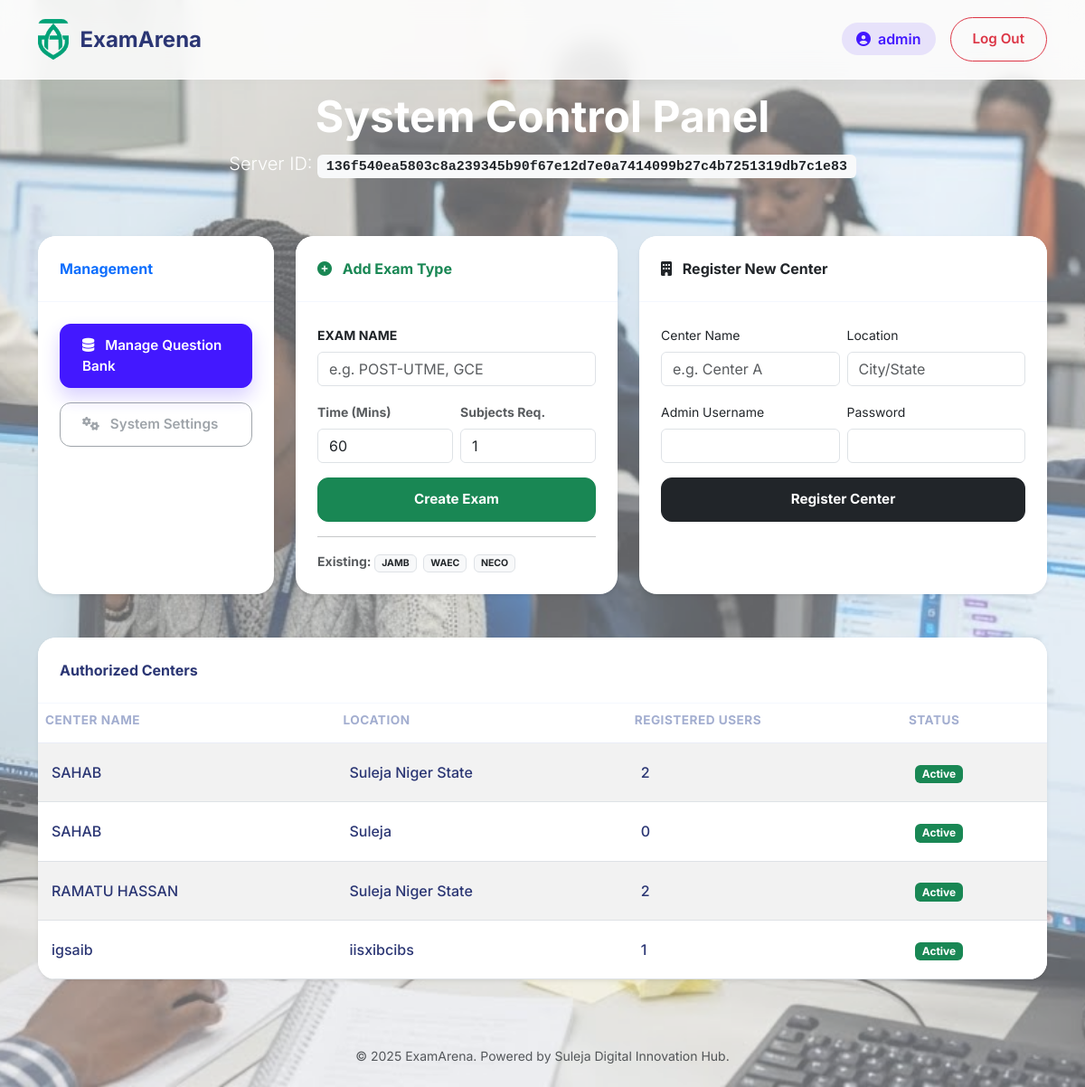
The page /super-admin/ (signed in) on the database as committed earlier.
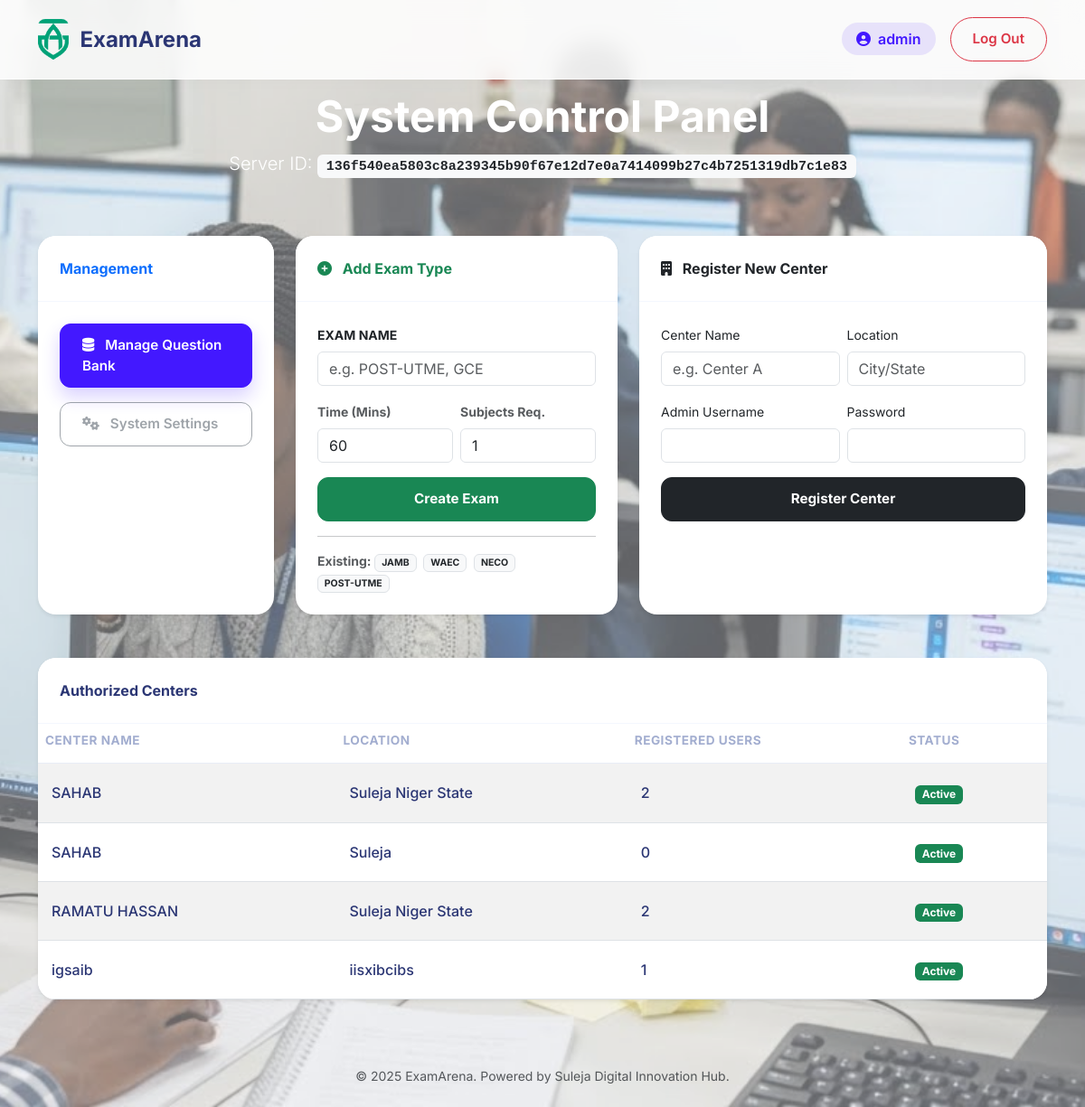
The same page on the database as committed later.
### src/app/models.py (models this page shows, shortened)
class User(db.Model):
    id = db.Column(db.Integer, primary_key=True)
    username = db.Column(db.String(80), unique=True, nullable=False)
    password_hash = db.Column(db.String(128))
    role = db.Column(db.String(20), default='student') # superadmin, centeradmin, student
    center_id = db.Column(db.Integer, db.ForeignKey('center.id'), nullable=True)
    is_writing = db.Column(db.Boolean, default=False)
    last_login = db.Column(db.DateTime)

class Exam(db.Model):
    id = db.Column(db.Integer, primary_key=True)
    name = db.Column(db.String(100), nullable=False) # JAMB, WAEC, NECO
    duration_minutes = db.Column(db.Integer, default=60)
    required_subjects = db.Column(db.Integer, default=1) # JAMB=4, others=1
    subjects = db.relationship('Subject', backref='exam', lazy=True)

class Center(db.Model):
    id = db.Column(db.Integer, primary_key=True)
    name = db.Column(db.String(100), nullable=False)
    location = db.Column(db.String(200))
    users = db.relationship('User', backref='center', lazy=True)

### src/app/controllers/super_admin.py (the view)
@bp.route('/')
def index():
    centers = Center.query.all()
    exams = Exam.query.all()
    hwid = get_hwid()
    return render_template('admin/super_dashboard.html', centers=centers, exams=exams, hwid=hwid)

### src/app/controllers/auth.py (called while the page is built)
def login_required(f):
    @wraps(f)
    def decorated_function(*args, **kwargs):
        if 'user_id' not in session:
            return redirect(url_for('auth.login'))
        return f(*args, **kwargs)
    return decorated_function

@bp.before_app_request
def load_logged_in_user():
    user_id = session.get('user_id')
    if user_id is None:
        g.user = None
    else:
        g.user = User.query.get(user_id)

### src/app/controllers/super_admin.py (called while the page is built)
@bp.before_request
@login_required
def restrict_to_local_server():
    if g.user.role != 'superadmin':
        return "Access Denied", 403

### src/app/utils/license.py (called while the page is built)
def get_hwid():
    system = platform.system()
    raw_id = platform.node()
    try:
        if system == "Windows":
            raw_id = subprocess.check_output('wmic csproduct get uuid').decode().split('\n')[1].strip()
        elif system == "Linux":
            if os.path.exists("/etc/machine-id"):
                with open("/etc/machine-id") as f: raw_id = f.read().strip()
    except: pass
    return hashlib.sha256(raw_id.encode()).hexdigest()

### src/resources/templates/admin/super_dashboard.html (shortened to what this page needs)
{% extends 'base.html' %}
{% block content %}
<div class="row mb-5">
    <div class="col-12 text-center text-white">
        <h1 class="fw-bold display-5">System Control Panel</h1>
        <p class="lead">Server ID: <span class="badge bg-light text-dark font-monospace">{{ hwid }}</span></p>
    </div>
</div>
<div class="row g-4">
    <div class="col-md-3">
        <div class="card shadow-sm h-100">
            <div class="card-header bg-white fw-bold text-primary">Management</div>
            <div class="card-body d-flex flex-column gap-3">
                <a href="{{ url_for('admin.index') }}" class="btn btn-primary w-100 text-start">
                    <i class="fas fa-database me-2"></i> Manage Question Bank
                </a>
                <button class="btn btn-outline-secondary w-100 text-start" disabled>
                    <i class="fas fa-cogs me-2"></i> System Settings
                </button>
            </div>
        </div>
    </div>
    <div class="col-md-4">
        <div class="card shadow-sm h-100 border-0">
            <div class="card-header bg-white fw-bold text-success">
                <i class="fas fa-plus-circle me-2"></i> Add Exam Type
            </div>
            <div class="card-body">
                <form action="{{ url_for('super_admin.add_exam') }}" method="POST">
                    <div class="mb-3">
                        <label class="form-label small fw-bold text-uppercase">Exam Name</label>
                        <input type="text" name="name" class="form-control" placeholder="e.g. POST-UTME, GCE" required>
                    </div>
                    <div class="row g-2 mb-3">
                        <div class="col-6">
                            <label class="form-label small fw-bold text-muted">Time (Mins)</label>
                            <input type="number" name="duration" class="form-control" value="60" required>
                        </div>
                        <div class="col-6">
                            <label class="form-label small fw-bold text-muted">Subjects Req.</label>
                            <input type="number" name="required_subjects" class="form-control" value="1" required>
                        </div>
                    </div>
                    <button type="submit" class="btn btn-success w-100 fw-bold">Create Exam</button>
                </form>
                <hr>
                <div class="small text-muted">
                    <strong>Existing:</strong>
                    {% for e in exams %}
                        <span class="badge bg-light text-dark border me-1">{{ e.name }}</span>
                    {% endfor %}
                </div>
            </div>
        </div>
    </div>
    <div class="col-md-5">
        <div class="card shadow-sm h-100 border-0">
            <div class="card-header bg-white fw-bold text-dark">
                <i class="fas fa-building me-2"></i> Register New Center
            </div>
            <div class="card-body">
                <form action="{{ url_for('super_admin.add_center') }}" method="POST">
                    <div class="row g-2 mb-3">
                        <div class="col-6">
                            <label class="form-label small">Center Name</label>
                            <input type="text" name="name" class="form-control" placeholder="e.g. Center A" required>
                        </div>
                        <div class="col-6">
                            <label class="form-label small">Location</label>
                            <input type="text" name="location" class="form-control" placeholder="City/State" required>
                        </div>
                    </div>
                    <div class="row g-2 mb-3">
                        <div class="col-6">
                            <label class="form-label small">Admin Username</label>
                            <input type="text" name="admin_username" class="form-control" required>
                        </div>
                        <div class="col-6">
                            <label class="form-label small">Password</label>
                            <input type="password" name="admin_password" class="form-control" required>
                        </div>
                    </div>
                    <button type="submit" class="btn btn-dark w-100 fw-bold">Register Center</button>
                </form>
            </div>
        </div>
    </div>
</div>
<div class="mt-5">
    <div class="card shadow-sm">
        <div class="card-header bg-white fw-bold">Authorized Centers</div>
        <div class="card-body p-0">
            <table class="table table-striped mb-0">
                <thead>
                    <tr><th>Center Name</th><th>Location</th><th>Registered Users</th><th>Status</th></tr>
                </thead>
                <tbody>
                    {% for c in centers %}
                    <tr>
                        <td>{{ c.name }}</td>
                        <td>{{ c.location }}</td>
                        <td>{{ c.users|length }}</td>
                        <td><span class="badge bg-success">Active</span></td>
                    </tr>
                    {% else %}
                    <tr><td colspan="4" class="text-center py-3 text-muted">No centers registered.</td></tr>
                    {% endfor %}
                </tbody>
            </table>
        </div>
    </div>
</div>
{% endblock %}

### src/resources/templates/base.html (shortened to what this page needs)
<!DOCTYPE html>
<html lang="en">
<head>
    <link href="https://cdn.jsdelivr.net/npm/bootstrap@5.3.0/dist/css/bootstrap.min.css" rel="stylesheet">
    <link rel="stylesheet" href="https://cdnjs.cloudflare.com/ajax/libs/font-awesome/6.4.0/css/all.min.css">
    <link href="{{ url_for('static', filename='css/style.css') }}" rel="stylesheet">
</head>
<body>
    <nav class="navbar navbar-expand-lg fixed-top">
        <div class="container">
            <a class="navbar-brand" href="/">
                <img src="{{ url_for('static', filename='img/logo.png') }}" alt="EA">
                <span>ExamArena</span>
            </a>
            <div class="collapse navbar-collapse" id="navbarMain">
                <ul class="navbar-nav ms-auto align-items-center">
                    {% if g.user %}
                    <li class="nav-item">
                        <span class="badge-role me-3">
                            <i class="fas fa-user-circle me-2"></i>{{ g.user.username }}
                        </span>
                    </li>
                    <li class="nav-item">
                        <a href="{{ url_for('auth.logout') }}" class="btn btn-outline-danger btn-sm rounded-pill px-4">
                            Log Out
                        </a>
                    </li>
                    {% endif %}
                </ul>
            </div>
        </div>
    </nav>
    <div class="container" style="margin-top: 100px; margin-bottom: 50px; flex: 1;">
        {% block content %}{% endblock %}
    </div>
    <footer class="text-center py-4 text-muted small">
        &copy; 2025 ExamArena. Powered by Suleja Digital Innovation Hub.
    </footer>
</body>
</html>

### src/resources/static/css/style.css (style rules this page uses)
:root { --primary: #4318FF; --primary-hover: #3311CC; --secondary: #A3AED0; --dark-text: #2B3674; --light-bg: #F4F7FE; --card-bg: #FFFFFF; --glass-border: rgba(255, 255, 255, 0.6); --glass-bg: rgba(255, 255, 255, 0.85); --shadow-soft: 0px 18px 40px rgba(112, 144, 176, 0.12); }
body { font-family: 'Inter', sans-serif; background-color: var(--light-bg); color: var(--dark-text); min-height: 100vh; display: flex; flex-direction: column; }
.navbar { background: var(--glass-bg); backdrop-filter: blur(12px); border-bottom: 1px solid var(--glass-border); padding: 1rem 0; box-shadow: 0 2px 20px rgba(0, 0, 0, 0.02); }
.navbar-brand { font-weight: 700; font-size: 1.5rem; color: var(--dark-text) !important; display: flex; align-items: center; gap: 12px; }
.navbar-brand img { height: 45px; border-radius: 8px; }
.card { background: var(--card-bg); border-radius: 20px; border: none; box-shadow: var(--shadow-soft); transition: transform 0.3s ease, box-shadow 0.3s ease; overflow: hidden; }
.card-header { background: transparent; border-bottom: 1px solid #F4F7FE; padding: 1.5rem; font-weight: 700; color: var(--dark-text); }
.card-body { padding: 1.5rem; }
.btn { border-radius: 12px; padding: 12px 24px; font-weight: 600; font-size: 0.95rem; transition: all 0.2s; text-transform: capitalize; }
.btn-primary { background-color: var(--primary); border-color: var(--primary); box-shadow: 0px 10px 20px rgba(67, 24, 255, 0.2); }
.badge-role { background: rgba(67, 24, 255, 0.1); color: var(--primary); padding: 8px 16px; border-radius: 30px; font-weight: 600; }
.table thead th { font-size: 0.85rem; text-transform: uppercase; color: var(--secondary); letter-spacing: 0.5px; border-bottom: 1px solid #E9EDF7; padding-bottom: 15px; }
.table td { vertical-align: middle; padding: 20px 15px; color: var(--dark-text); font-weight: 500; }

Rows that differ between the two databases and show on the page:
added Exam: name "POST-UTME"
